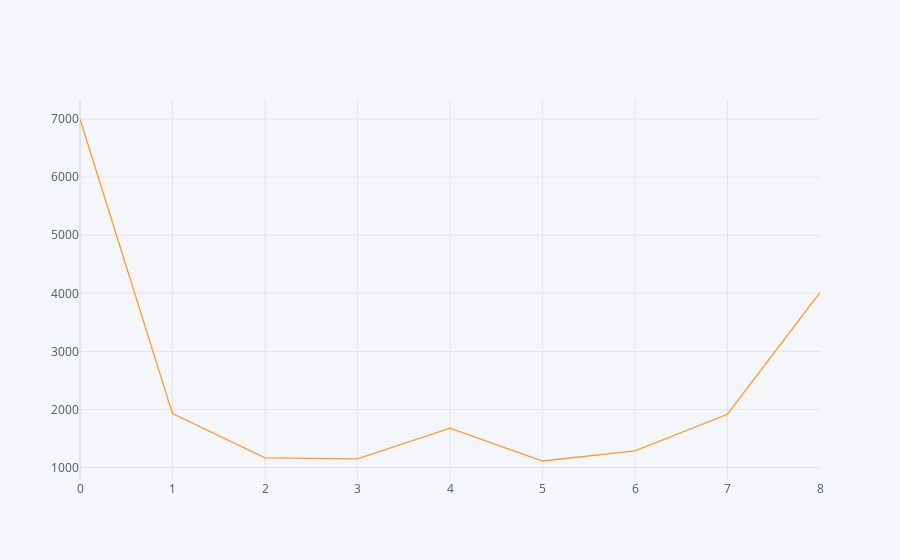

The notebook cell this image was saved under:
### Code cell
FOX['Emotional Reactions'].iplot()

### Figure 1 — Plotly figure (JSON) as saved in the notebook; plotly's stock layout.template omitted (floating-point values rounded to 4 significant figures)
{"data": [{"line": {"color": "rgba(255, 153, 51, 1.0)", "dash": "solid", "shape": "linear", "width": 1.3}, "mode": "lines", "name": "Emotional Reactions", "text": "", "type": "scatter", "x": [0, 1, 2, 3, 4, 5, 6, 7, 8], "y": [7001, 1928, 1166, 1151, 1678, 1113, 1288, 1918, 4017]}], "layout": {"legend": {"bgcolor": "#F5F6F9", "font": {"color": "#4D5663"}}, "paper_bgcolor": "#F5F6F9", "plot_bgcolor": "#F5F6F9", "title": {"font": {"color": "#4D5663"}}, "xaxis": {"gridcolor": "#E1E5ED", "showgrid": true, "tickfont": {"color": "#4D5663"}, "title": {"font": {"color": "#4D5663"}, "text": ""}, "zerolinecolor": "#E1E5ED"}, "yaxis": {"gridcolor": "#E1E5ED", "showgrid": true, "tickfont": {"color": "#4D5663"}, "title": {"font": {"color": "#4D5663"}, "text": ""}, "zerolinecolor": "#E1E5ED"}}}
